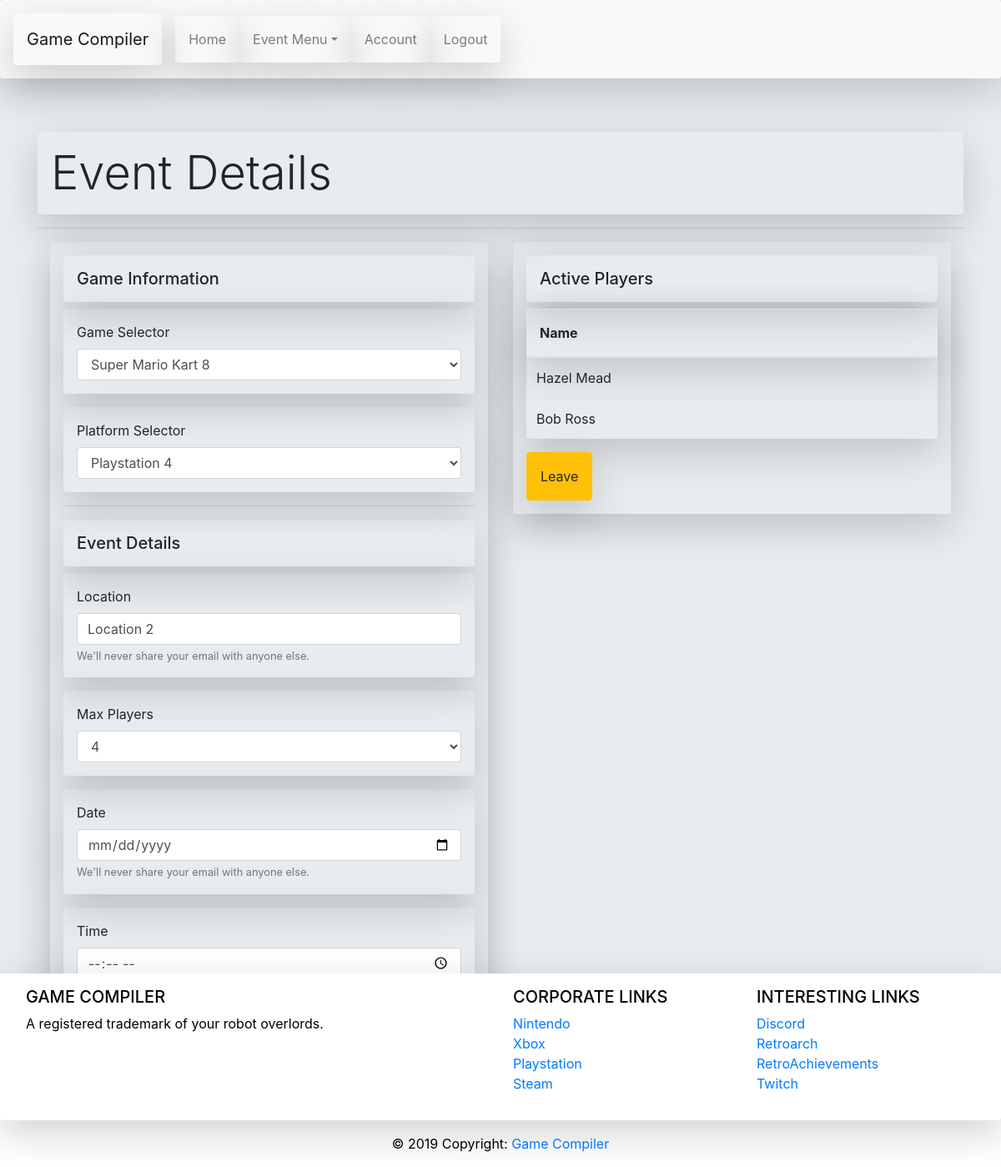
Page /event/details/2 (signed in) on the earlier database version.
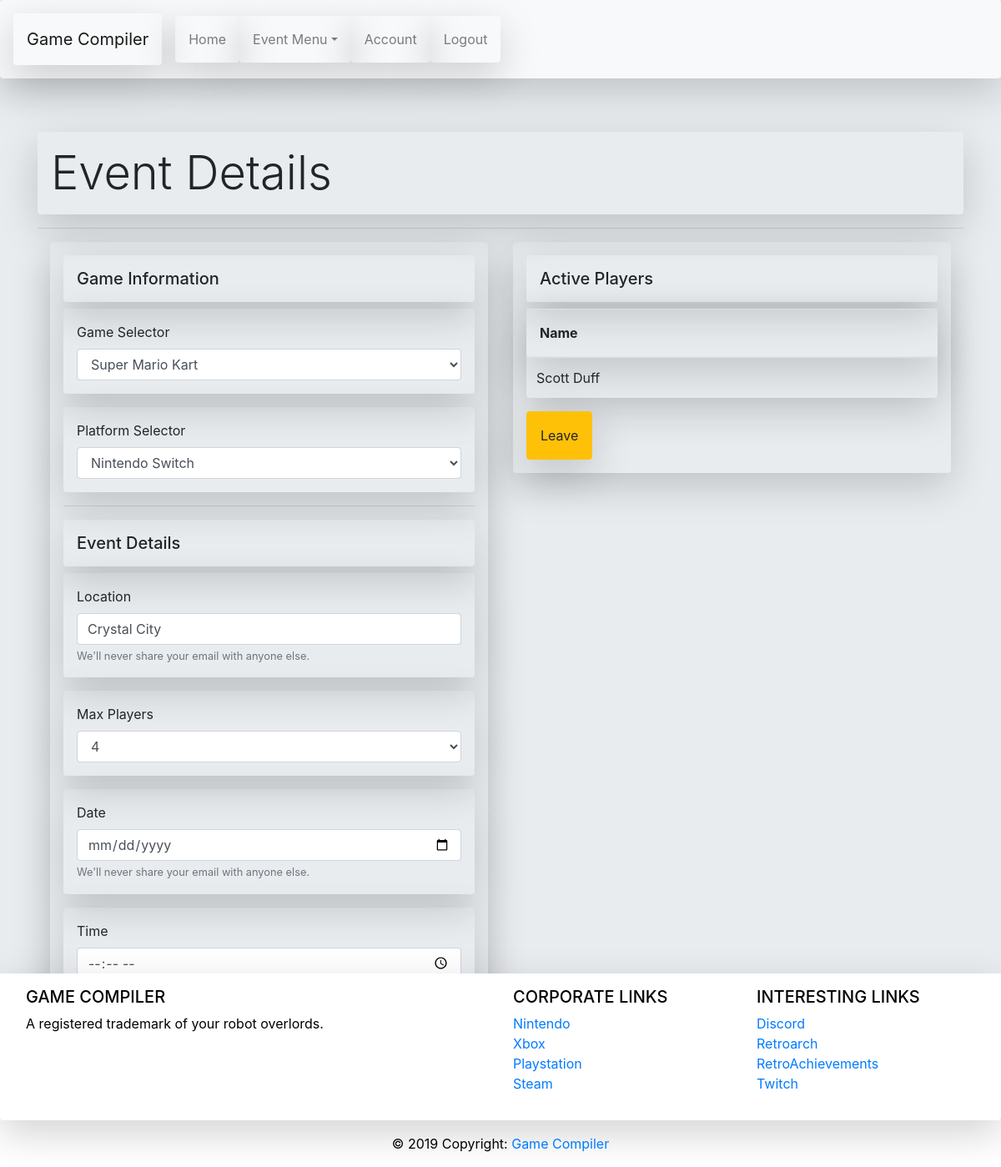
Same page on the later database version.
### models.py (models this page shows, shortened)
class Event(db.Model):
    __tablename__ = "event"
    id = db.Column(db.Integer, primary_key=True)
    game = db.Column(db.String(45))
    platform = db.Column(db.String(45))
    location = db.Column(db.String(90))
    event_date = db.Column(db.DateTime)
    event_time = db.Column(db.DateTime)
    max_players = db.Column(db.Integer)
    current_players = db.Column(db.Integer)
    event_poster = db.Column(db.Integer)
    created_at = db.Column(db.DateTime, server_default=func.now())
    updated_at = db.Column(db.DateTime, server_default=func.now(),
                           onupdate=func.now())
    users_for_events = db.relationship('User', secondary=users_events)

class User(db.Model):
    __tablename__ = "user"
    id = db.Column(db.Integer, primary_key=True)
    first_name = db.Column(db.String(45))
    last_name = db.Column(db.String(45))
    email = db.Column(db.String(90))
    password = db.Column(db.String(255))
    created_at = db.Column(db.DateTime, server_default=func.now())
    updated_at = db.Column(db.DateTime, server_default=func.now(),
                           onupdate=func.now())
    events_for_users = db.relationship('Event', secondary=users_events)

### controller_functions.py (the view)
@app.route("/event/details/<id>")
def event_details(id):
    if 'login' not in session:
        flash("Your are not logged in!")
        return redirect("/")
    else:
        eventPlayerQuery = User.query.join(User.events_for_users).filter(Event.id == id).all()
        eventQuery = Event.query.get(id)
        return render_template("event_details.html", event=eventQuery, eventPlayerQuery=eventPlayerQuery)

### templates/event_details.html (shortened to what the changed rows need)
<!DOCTYPE html>
<html lang="en">
<head>
    <link href="https://stackpath.bootstrapcdn.com/bootstrap/4.3.1/css/bootstrap.min.css" rel="stylesheet">
</head>
<body>
    <div class="jumbotron jumbotron-fluid">
        <div class="container">
            <h1 class="display-4 shadow-lg p-3 mb-7 rounded">Event Details</h1>
            <div class="container">
                <div class="row">
                    <div class="col-sm">
                        <form class="shadow-lg p-3 mb-7 rounded" action="/update/event/{{ event.id }}" method="POST">
                            <div class="form-group shadow-lg p-3 mb-7 rounded">
                                <label for="regGame">Game Selector</label>
                                <select class="form-control" id="updateGame" name="updateGame">
                                    <option value="{{ event.game }}">{{ event.game }}</option>
                                </select>
                            </div>
                            <div class="form-group shadow-lg p-3 mb-7 rounded">
                                <label for="regPlatform">Platform Selector</label>
                                <select class="form-control" id="updatePlatform" name="updatePlatform">
                                    <option value="{{ event.platform }}">{{ event.platform }}</option>
                                </select>
                            </div>
                            <div class="form-group shadow-lg p-3 mb-7 rounded">
                                <label for="regLocation">Location</label>
                                <input type="text" class="form-control" id="updateLocation" name="updateLocation" value="{{ event.location }}" aria-describedby="regLocation" placeholder="Location">
                                <small id="regLocation" class="form-text text-muted">We'll never share your email with anyone else.</small>
                            </div>
                            <div class="form-group shadow-lg p-3 mb-7 rounded">
                                <label for="regGame">Max Players</label>
                                <select class="form-control" id="updatePlayers" name="updatePlayers">
                                    <option value="{{ event.max_players }}">{{ event.max_players }}</option>
                                </select>
                            </div>
                        </form>
                    </div>
                    <div class="col-sm">
                        <form class="shadow-lg p-3 mb-7 rounded" action="/leave/event/{{ event.id }}">
                            <table class="table shadow-lg p-3 mb-7 rounded">
                                <thead>
                                    <tr>
                                        <th class="shadow-lg p-3 mb-7 rounded" scope="col">Name</th>
                                    </tr>
                                </thead>
                                <tbody>
                                    {% for user in eventPlayerQuery %}
                                    <tr>
                                        <td>{{ user.first_name }} {{ user.last_name }}</td>
                                    </tr>
                                    {% endfor %}
                                </tbody>
                            </table>
                        </form>
                    </div>
                </div>
            </div>
        </div>
    </div>
</body>
</html>

Differences in the rows shown:
no longer on this page (row edited): User: first_name "Hazel", last_name "Mead"
no longer on this page (row edited): User: first_name "Bob", last_name "Ross"
changed Event: updateGame "Super Mario Kart 8" → "Super Mario Kart"; updatePlatform "Playstation 4" → "Nintendo Switch"; updateLocation "Location 2" → "Crystal City"
now on this page (row edited): User: first_name "Scott", last_name "Duff"
